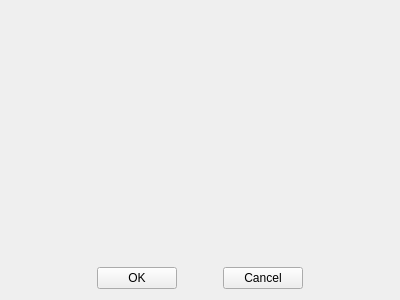
<?xml version="1.0" encoding="UTF-8"?>
<ui version="4.0">
 <class>TwoButtonsWithSpacer</class>
 <widget class="QWidget" name="TwoButtonsWithSpacer">
  <property name="geometry">
   <rect>
    <x>0</x>
    <y>0</y>
    <width>400</width>
    <height>300</height>
   </rect>
  </property>
  <property name="windowTitle">
   <string>Two Button with Spacer</string>
  </property>
  <layout class="QVBoxLayout" name="verticalLayout" stretch="1,0">
   <item>
    <widget class="QLabel" name="messageLabel">
     <property name="text">
      <string/>
     </property>
    </widget>
   </item>
   <item>
    <layout class="QHBoxLayout" name="horizontalLayout">
     <item>
      <spacer name="horizontalSpacer_2">
       <property name="orientation">
        <enum>Qt::Horizontal</enum>
       </property>
       <property name="sizeHint" stdset="0">
        <size>
         <width>40</width>
         <height>20</height>
        </size>
       </property>
      </spacer>
     </item>
     <item>
      <widget class="QPushButton" name="okButton">
       <property name="enabled">
        <bool>true</bool>
       </property>
       <property name="text">
        <string>OK</string>
       </property>
      </widget>
     </item>
     <item>
      <spacer name="horizontalSpacer">
       <property name="orientation">
        <enum>Qt::Horizontal</enum>
       </property>
       <property name="sizeType">
        <enum>QSizePolicy::Fixed</enum>
       </property>
       <property name="sizeHint" stdset="0">
        <size>
         <width>40</width>
         <height>20</height>
        </size>
       </property>
      </spacer>
     </item>
     <item>
      <widget class="QPushButton" name="cancellButton">
       <property name="text">
        <string>Cancel</string>
       </property>
      </widget>
     </item>
     <item>
      <spacer name="horizontalSpacer_3">
       <property name="orientation">
        <enum>Qt::Horizontal</enum>
       </property>
       <property name="sizeHint" stdset="0">
        <size>
         <width>40</width>
         <height>20</height>
        </size>
       </property>
      </spacer>
     </item>
    </layout>
   </item>
  </layout>
 </widget>
 <resources/>
 <connections/>
</ui>
